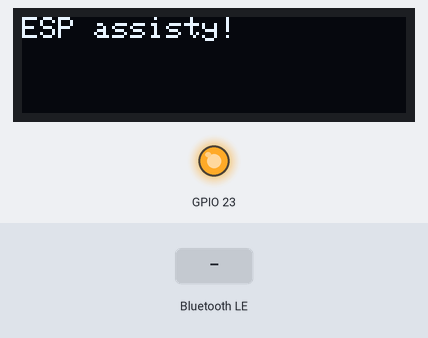
Bench run of a sketch on a simulated ESP32. Parts: 128×32 one-colour display, output pins drawn as LEDs (lit = HIGH). The test bench sets the inputs (shaded band). Nothing arrives over Bluetooth unless stated; a phone connects over Bluetooth LE 3 s after start; what the sketch prints to the serial monitor is not drawn.

Above: at 1.2 s.
1.3 s: Bluetooth LE write "SR2" received
4.3 s: Bluetooth LE write "1" received
Timing chart, 0 to 7.3 s (numbered marks = the images above; inputs shaded):
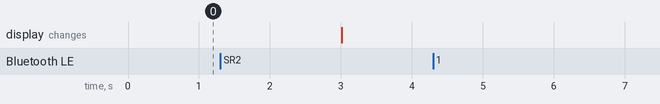

Measured:
- after the input at 4.3 s, every drawn part: stays the same

The sketch:

bluetooth_android_esp32.ino
```cpp
#include <BLEDevice.h>
#include <BLEServer.h>
#include <BLEUtils.h>
#include <BLE2902.h>
#include <Arduino.h>

#include <Adafruit_SSD1306.h>

#define OLED_RESET 4
Adafruit_SSD1306 display(OLED_RESET);

BLEServer *pServer = NULL;
BLECharacteristic *pCharacteristic = NULL;
bool deviceConnected = false;
bool oldDeviceConnected = false;
uint8_t value = 0;

// See the following for generating UUIDs:
// https://www.uuidgenerator.net/

#define SERVICE_UUID "4fafc201-1fb5-459e-8fcc-c5c9c331914b"
#define CHARACTERISTIC_UUID "beb5483e-36e1-4688-b7f5-ea07361b26a8"

String pushmsg;

int indexOfBody;
String header;
String body1, body2, body3, body4;
String msgg[] = {body1, body2, body3, body4};
// String msgg[4]={};

bool flashInfo = 0;
bool showmsg = 0;
int previousMillis = 0;
// String body1, body2,body3,body4;
class MyServerCallbacks : public BLEServerCallbacks
{
  void onConnect(BLEServer *pServer)
  {
    deviceConnected = true;
  };

  void onDisconnect(BLEServer *pServer)
  {
    deviceConnected = false;
  }
};

class MyCallbacks : public BLECharacteristicCallbacks
{

  String info;
  void onWrite(BLECharacteristic *pCharacteristic)
  {
    std::string rxValue = pCharacteristic->getValue();
    if (rxValue.length() > 0)
    {
      info = "";
      Serial.println("*********");
      Serial.print("Received Value: ");

      for (int i = 0; i < rxValue.length(); i++)
      {

        Serial.print(rxValue[i]);
        info += (rxValue[i]);
      }
      pushmsg = info;
      // oled(info);
      showmsg = 1;
      Serial.println();
      Serial.print("info = ");
      Serial.println(info);
      Serial.println();
      Serial.println("*********");
      splittingMsg();
    }
  }

  void oled(String text)
  {

    display.clearDisplay();
    display.setCursor(0, 0);
    display.print(info);
    display.display();
  }
  void splittingMsg()
  {
    int ss1=60,ss2=ss1*2,ss3=ss1*3,ss4=ss1*4;
    int nl = pushmsg.indexOf(0x0A);
    header = pushmsg.substring(0, nl);
    Serial.print("header");
    Serial.println(header);
    String msgbody = pushmsg.substring(nl + 1);
    Serial.print("msgbody =");
    Serial.println(msgbody);

    int msglength = msgbody.length();
    Serial.print("msglength = ");
    Serial.println(msglength);
    if (msglength < 200 && msglength > 150)
    {
      body1 = msgbody.substring(0, ss1);
      body2 = msgbody.substring(ss1, ss2);
      body3 = msgbody.substring(ss2, ss3);
      body4 = msgbody.substring(ss3);
      // msgg[4]={body1,body2,body3,body4};
      indexOfBody = 4;
    }
    else if (msglength < 150 && msglength > 100)
    {
      body1 = msgbody.substring(0, ss1);
      body2 = msgbody.substring(ss1, ss2);
      body3 = msgbody.substring(ss2, ss3);
      indexOfBody = 3;
    }
    else if (msglength < 120 && msglength > 60)
    {
      body1 = msgbody.substring(0, ss1);
      body2 = msgbody.substring(ss1, ss2);
      indexOfBody = 2;
    }
    else if (msglength < 60)
    {
      body1 = msgbody;
      // msgg[]={body1};
      // strncpy(msgg,msgbody,0);
      indexOfBody = 1;
    }
    indexOfBody=(msglength/ss1)+1;
  }
};

void setup()
{
  Serial.begin(115200);

  pinMode(23, OUTPUT);
  digitalWrite(23, HIGH);
  display.begin(SSD1306_SWITCHCAPVCC, 0x3C); // initialize with the I2C addr 0x3C (for the 128x32)
  display.setTextSize(1);
  display.setTextColor(WHITE);
  display.setCursor(0, 0);
  display.clearDisplay();
  display.println("ESP assisty!");
  display.display();
  // Create the BLE Device
  BLEDevice::init("MyESP32");

  // Create the BLE Server
  pServer = BLEDevice::createServer();
  pServer->setCallbacks(new MyServerCallbacks());

  // Create the BLE Service
  BLEService *pService = pServer->createService(SERVICE_UUID);

  // Create a BLE Characteristic
  pCharacteristic = pService->createCharacteristic(
      CHARACTERISTIC_UUID,
      BLECharacteristic::PROPERTY_READ |
          BLECharacteristic::PROPERTY_WRITE |
          BLECharacteristic::PROPERTY_NOTIFY |
          BLECharacteristic::PROPERTY_INDICATE);

  pCharacteristic->setCallbacks(new MyCallbacks());

  // https://www.bluetooth.com/specifications/gatt/viewer?attributeXmlFile=org.bluetooth.descriptor.gatt.client_characteristic_configuration.xml
  // Create a BLE Descriptor
  pCharacteristic->addDescriptor(new BLE2902());

  // Start the service
  pService->start();

  // Start advertising
  pServer->getAdvertising()->start();
  Serial.println("Waiting a client connection to notify...");
}
void loop()
{
  // notify changed value
  if (deviceConnected)
  {
    //pCharacteristic->setValue(&value, 1);
    //pCharacteristic->notify();
    // value++;
    // delay(10); // bluetooth stack will go into congestion, if too many packets are sent
  }
  // disconnecting
  if (!deviceConnected && oldDeviceConnected)
  {
    delay(500);                  // give the bluetooth stack the chance to get things ready
    pServer->startAdvertising(); // restart advertising
    Serial.println("start advertising");
    oldDeviceConnected = deviceConnected;
  }
  // connecting
  if (deviceConnected && !oldDeviceConnected)
  {
    // do stuff here on connecting
    oldDeviceConnected = deviceConnected;
    oled("reconnected!");
    flashInfo = 1;
  }
  displaymsg();
}
void oled(String txt)
{
  if (flashInfo)
  {
    display.setCursor(0, 0);
    display.print(txt);
    display.display();
    flashInfo = false;
  }
}
int countindex;
void displaymsg()
{
  unsigned long currentMillis = millis();
  if (previousMillis + 3000 == millis())
  {
    if (showmsg)
    {
      countindex++;
      if (countindex < indexOfBody + 1)
      {
        if (countindex == 1)
          displayinfo(body1);
        if (countindex == 2)
          displayinfo(body2);
        if (countindex == 3)
          displayinfo(body3);
        if (countindex == 4)
          displayinfo(body4);
        // displayinfo(body+String(countindex));
        // Serial.print("countindex>");
        // Serial.println(countindex);
        // Serial.print("indexOfBody>");
        // Serial.println(indexOfBody);
      }
      else
      {

        countindex = 0;
      }
    }
    previousMillis = millis();
  }
}
void displayinfo(String txt)
{
  display.clearDisplay();
  display.setCursor(0, 0);
  display.print(header);
  display.setCursor(0, 9);
  // Serial.print("msgg = ");
  // Serial.println(msgg[countindex-1]);
  display.print(txt);
  display.display();
}
// #include <Arduino.h>
// #include <BLEDevice.h>
// #include <BLEServer.h>
// #include <BLEUtils.h>
// #include <BLE2902.h>

// BLEServer *pServer = NULL;
// BLECharacteristic * pTxCharacteristic;
// bool deviceConnected = false;
// bool oldDeviceConnected = false;
// uint8_t txValue = 0;

// // See the following for generating UUIDs:
// // https://www.uuidgenerator.net/

// #define SERVICE_UUID           "6E400001-B5A3-F393-E0A9-E50E24DCCA9E" // UART service UUID
// #define CHARACTERISTIC_UUID_RX "6E400002-B5A3-F393-E0A9-E50E24DCCA9E"
// #define CHARACTERISTIC_UUID_TX "6E400003-B5A3-F393-E0A9-E50E24DCCA9E"

// class MyServerCallbacks: public BLEServerCallbacks {
//     void onConnect(BLEServer* pServer) {
//       deviceConnected = true;
//     };

//     void onDisconnect(BLEServer* pServer) {
//       deviceConnected = false;
//     }
// };

// class MyCallbacks: public BLECharacteristicCallbacks {
//     void onWrite(BLECharacteristic *pCharacteristic) {
//       std::string rxValue = pCharacteristic->getValue();

//       if (rxValue.length() > 0) {
//         Serial.println("*********");
//         Serial.print("Received Value: ");
//         for (int i = 0; i < rxValue.length(); i++)
//           Serial.print(rxValue[i]);

//         Serial.println();
//         Serial.println("*********");
//       }
//     }
// };

// void setup() {
//   Serial.begin(115200);

//   // Create the BLE Device
//   BLEDevice::init("SR2");

//   // Create the BLE Server
//   pServer = BLEDevice::createServer();
//   pServer->setCallbacks(new MyServerCallbacks());

//   // Create the BLE Service
//   BLEService *pService = pServer->createService(SERVICE_UUID);

//   // Create a BLE Characteristic
//   pTxCharacteristic = pService->createCharacteristic(
// 										CHARACTERISTIC_UUID_TX,
// 										BLECharacteristic::PROPERTY_NOTIFY
// 									);

//   pTxCharacteristic->addDescriptor(new BLE2902());

//   BLECharacteristic * pRxCharacteristic = pService->createCharacteristic(
// 											 CHARACTERISTIC_UUID_RX,
// 											BLECharacteristic::PROPERTY_WRITE
// 										);

//   pRxCharacteristic->setCallbacks(new MyCallbacks());

//   // Start the service
//   pService->start();

//   // Start advertising
//   pServer->getAdvertising()->start();
//   Serial.println("Waiting a client connection to notify...");
// }

// void loop() {

//     if (deviceConnected) {
//         pTxCharacteristic->setValue(&txValue, 1);
//         pTxCharacteristic->notify();
//         txValue++;
// 		delay(10); // bluetooth stack will go into congestion, if too many packets are sent
// 	}

//     // disconnecting
//     if (!deviceConnected && oldDeviceConnected) {
//         delay(500); // give the bluetooth stack the chance to get things ready
//         pServer->startAdvertising(); // restart advertising
//         Serial.println("start advertising");
//         oldDeviceConnected = deviceConnected;
//     }
//     // connecting
//     if (deviceConnected && !oldDeviceConnected) {
// 		// do stuff here on connecting
//         oldDeviceConnected = deviceConnected;
//     }
// }
```
